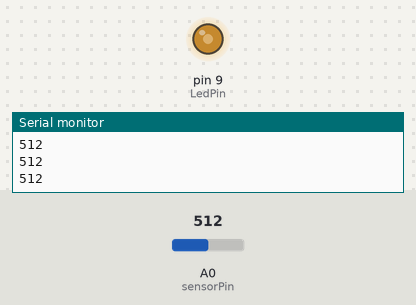
A sketch run on a simulated Arduino Uno, built with avr-gcc and run on an emulated ATmega328P. On the bench: output pins drawn as LEDs (lit = HIGH), the last lines printed to the serial monitor. The test bench sets the inputs (shaded band); at power-on: A0 (sensorPin) = 512.

Above: at 1.2 s.
1.3 s: A0 (sensorPin) set to 716
At 1.9 s:
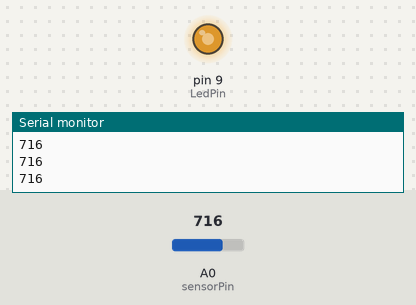
2.8 s: A0 (sensorPin) set to 900
At 3.5 s:
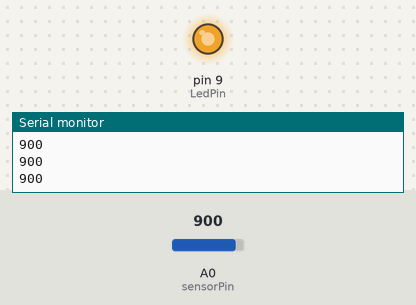
4.3 s: A0 (sensorPin) set to 122
At 5.0 s:
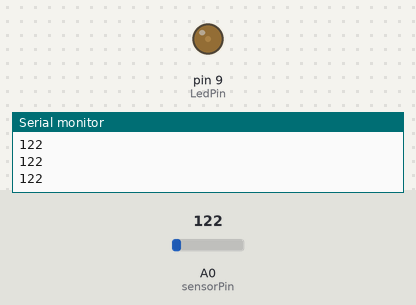
5.8 s: A0 (sensorPin) set to 0
At 6.5 s:
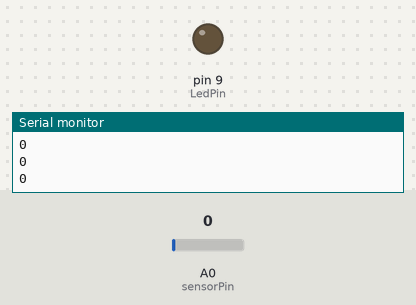
7.3 s: A0 (sensorPin) set to 511
At 7.9 s:
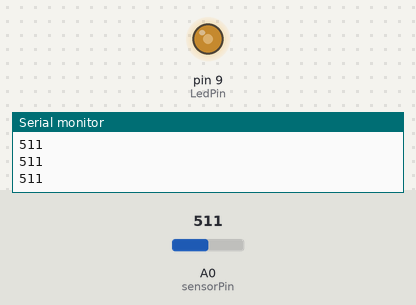
Timing chart, 0 to 9.8 s (numbered marks = the images above; inputs shaded):
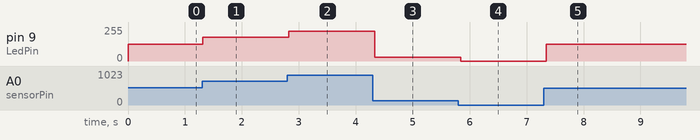

The sketch:

LED_potentiometer.ino
```cpp
int LedPin = 9;
int sensorPin = A0;

void setup() {
  // put your setup code here, to run once:
  Serial.begin(9600);
  pinMode(LedPin, OUTPUT);
}

void loop() {
  // put your main code here, to run repeatedly:
  int knob = analogRead(sensorPin);
  int knob_converted = (knob / 4);
  analogWrite(LedPin, map(knob, 0, 1023, 0 ,255));
  Serial.println(knob);
  delay(50);
}
```

Measured:
- after the input at 1.3 s, pin 9 (LedPin): 127/255 → 178/255 at once
- after the input at 2.8 s, pin 9 (LedPin): 178/255 → 224/255 at once
- after the input at 4.3 s, pin 9 (LedPin): 224/255 → 30/255 at once
- after the input at 5.8 s, pin 9 (LedPin): 30/255 → 0/255 at once
- after the input at 7.3 s, pin 9 (LedPin): 0/255 → 127/255 after 0.05 s
